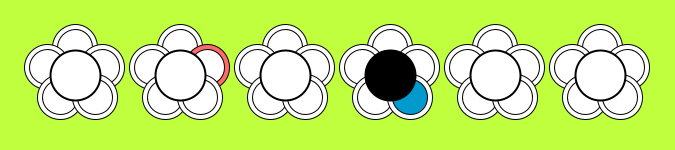
Frame 1 (no input)
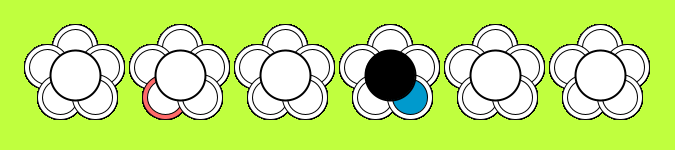
Frame 60 (the mouse pressed at the canvas centre just before this capture)
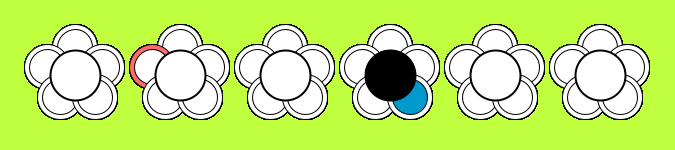
Frame 120 (the mouse held since frame 60 and released just before this capture)

The Processing sketch that drew these frames (run headless with seeded random() and noise(); from frame 60 on, the mouse is pressed at the canvas centre):

// Processing sketch: processing_8422
// ── processing_8422.pde

void setup() {
  size(675, 150);
  background(192,255,62);
  //stroke(255);
  smooth();
}

void draw() {
  int h = hour();
  noStroke();
  stroke(0);
  drawflower();
  for(int e = 75;e<610;e+=105){
    if(h==0&&e==75||h==1&&e==180||h==2&&e==285||h==3&&e==390||h==4&&e==495||h==5&&e==600){
      fill(0);
    }
    else if(h==6&&e==75||h==7&&e==180||h==8&&e==285||h==9&&e==390||h==10&&e==495||h==11&&e==600){
      fill(187,255,255);
    }
    else if(h==12&&e==75||h==13&&e==180||h==14&&e==285||h==15&&e==390||h==16&&e==495||h==17&&e==600){
      fill(238,221,130);
    }
    else if(h==18&&e==75||h==19&&e==180||h==20&&e==285||h==21&&e==390||h==22&&e==495||h==23&&e==600){
      fill(0,0,139);     
    }
    else{    
      fill(255,255,255);
    }
    strokeWeight(2);
    ellipse(e,75,50,50);
  }
}

void drawflower(){
  fill(255,255,255);
  int s = second();
  int m = minute();
  strokeWeight(1);

  //s%5==0
  for(int a = 75; a<630;a+=105){
    if(a==75&&s==0||a==180&&s==5||a==285&&s==10||a==390&&s==15||a==495&&s==20||a==600&&s==25){
      fill(255,106,106);
    }else if(a==75&&s==30||a==180&&s==35||a==285&&s==40||a==390&&s==45||a==495&&s==50||a==600&&s==55){
      fill(178,34,34);
    }else{
      fill(255,255,255);
    }
    ellipse(a,47,45,45);
    fill(255,255,255);
  }
  
  //m%5==0
  for(int i = 75;i<630;i+=105){
    if(i==75&&m==0||i==180&&m==5||i==285&&m==10||i==390&&m==15||i==495&&m==20||i==600&&m==25){
      fill(0,154,205);
    }else if(i==75&&m==30||i==180&&m==35||i==285&&m==40||i==390&&m==45||i==495&&m==50||i==600&&m==55){
      fill(0,104,139);
    }else{
      fill(255,255,255);
    }
    ellipse(i,47,35,35);
    fill(255,255,255);
  }

  //s%5==4
  for(int c=47;c<600;c+=105){
    if(c==47&&s==4||c==152&&s==9||c==257&&s==14||c==362&&s==19||c==467&&s==24||c==572&&s==29){
      fill(255,106,106);
    }else if(c==47&&s==34||c==152&&s==39||c==257&&s==44||c==362&&s==49||c==467&&s==54||c==572&&s==59){
      fill(178,34,34);
    }else{
      fill(255,255,255);
    }
    ellipse(c,67,45,45);
    fill(255,255,255);
  }

  //m%5==4
  for(int n = 47;n<600;n+=105){
    if(n==47&&m==4||n==152&&m==9||n==257&&m==14||n==362&&m==19||n==467&&m==24||n==572&&m==29){
      fill(0,154,205);
    }else if(n==47&&m==34||n==152&&m==39||n==257&&m==44||n==362&&m==49||n==467&&m==54||n==572&&m==59){
      fill(0,104,139);
    }else{
      fill(255,255,255);
    }
    ellipse(n,67,35,35);
    fill(255,255,255);
  }  
  
  //s%5==1
  for(int d=102;d<650;d+=105){
    if(d==102&&s==1||d==207&&s==6||d==312&&s==11||d==417&&s==16||d==522&&s==21||d==627&&s==26){
      fill(255,106,106);
    }else if(d==102&&s==31||d==207&&s==36||d==312&&s==41||d==417&&s==46||d==522&&s==51||d==627&&s==56){
      fill(178,34,34);
    }else{
      fill(255,255,255);
    }
    ellipse(d,67,45,45);
    fill(255,255,255);
  }
  
  //m%5==1
  for(int l = 102;l<650;l+=105){
    if(l==102&&m==1||l==207&&m==6||l==312&&m==11||l==417&&m==16||l==522&&m==21||l==627&&m==26){
      fill(0,154,205);
    }else if(l==102&&m==31||l==207&&m==36||l==312&&m==41||l==417&&m==46||l==522&&m==51||l==627&&m==56){
      fill(0,104,139);
    }else{
      fill(255,255,255);
    }
    ellipse(l,67,35,35);
    fill(255,255,255);
  }
 
  //s%5==3
  for(int e = 60; e<600;e+=105){
    if(e==60&&s==3||e==165&&s==8||e==270&&s==13||e==375&&s==18||e==480&&s==23||e==585&&s==28){
      fill(255,106,106);
    }else if(e==60&&s==33||e==165&&s==38||e==270&&s==43||e==375&s==48||e==480&&s==53||e==585&&s==58){
      fill(178,34,34);
    }else{
      fill(255,255,255);
    }
    ellipse(e,97,45,45);
    fill(255,255,255);
  }

  //m%5==3
  for(int k=60;k<600;k+=105){
    if(k==60&&m==3||k==165&&m==8||k==270&&m==13||k==375&&m==18||k==480&&m==23||k==585&&m==28){
      fill(0,154,205);
    }else if(k==60&&m==3||k==165&&m==38||k==270&&m==43||k==375&&m==48||k==480&&m==53||k==585&&m==58){
      fill(0,104,139);
    }else{
      fill(255,255,255);
    }
    ellipse(k,97,35,35);
    fill(255,255,255);
  }
  
  //s%5==2
  for(int f=95;f<650;f+=105){
    if(f==95&&s==2||f==200&&s==7||f==305&&s==12||f==410&&s==17||f==515&&s==22||f==620&&s==27){
      fill(255,106,106);
    }else if(f==95&&s==32||f==200&&s==37||f==305&&s==42||f==410&s==47||f==515&&s==52||f==620&&s==57){
      fill(178,34,34);
    }else{
      fill(255,255,255);
    }
    ellipse(f,97,45,45);
    fill(255,255,255);
  }
    
  //m%5==2
  for(int j=95;j<650;j+=105){
    if(j==95&&m==2||j==200&&m==7||j==305&&m==12||j==410&&m==17||j==515&&m==22||j==620&&m==27){
      fill(0,154,205);
    }else if(j==95&&m==32||j==200&&m==37||j==305&&m==42||j==410&&m==47||j==515&&m==52||j==620&&m==57){
      fill(0,104,139);
    }else{
      fill(255,255,255);
    }
    ellipse(j,97,35,35);
    fill(255,255,255);
  }
}
